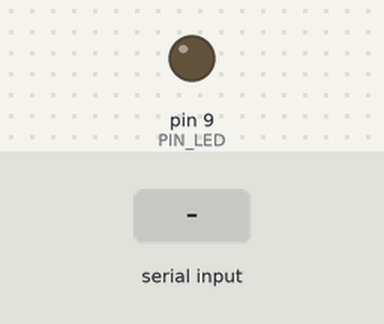
Simulated run of this sketch. Board: Arduino Uno, built with avr-gcc and run on an emulated ATmega328P. Shown: output pins drawn as LEDs (lit = HIGH). The inputs (shaded band) are chosen by the test bench.

Above: at 1.2 s.
1.3 s: "90,45\n" received over Serial
At 2.1 s:
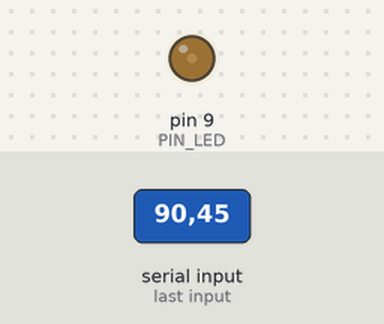
3.8 s: "30,150\n" received over Serial
At 4.6 s:
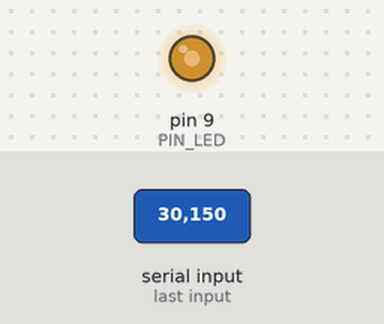
Timing chart, 0 to 6.8 s (numbered marks = the images above; inputs shaded):
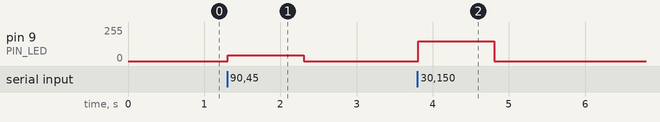

The sketch:

sketch_mar30a.ino
```cpp
#define PIN_LED 9

void setup()
{
  pinMode(PIN_LED, OUTPUT);
  analogWrite(PIN_LED, 0);
  Serial.begin(9600);
}

void loop()
{
  if (Serial.available()){
    char led_specifier = Serial.read();
    int led_brightness = Serial.parseInt();
    analogWrite(PIN_LED, led_brightness);
  }
}
```

Measured:
- after the input at 1.3 s, pin 9 (PIN_LED): 0/255 → 45/255 at once, → 0/255 1.0 s later
- after the input at 3.8 s, pin 9 (PIN_LED): 0/255 → 150/255 at once, → 0/255 1.0 s later
